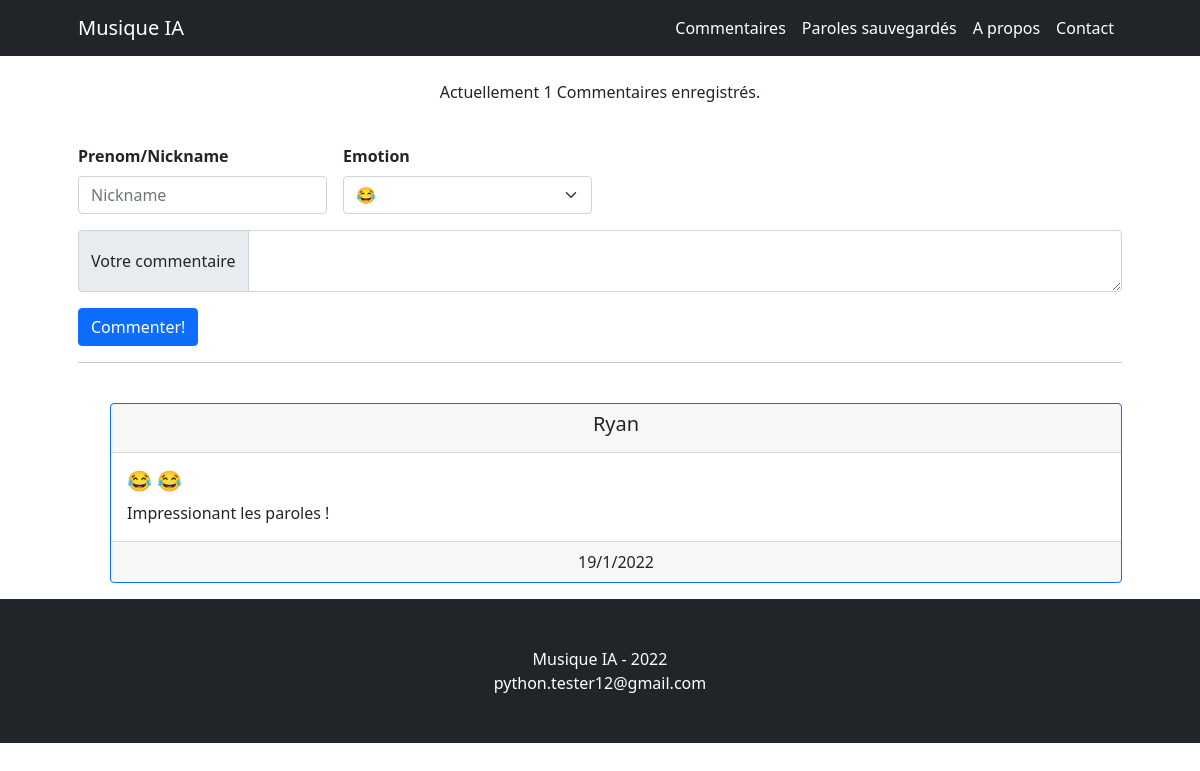
/comments, run on an earlier commit of the app's database.
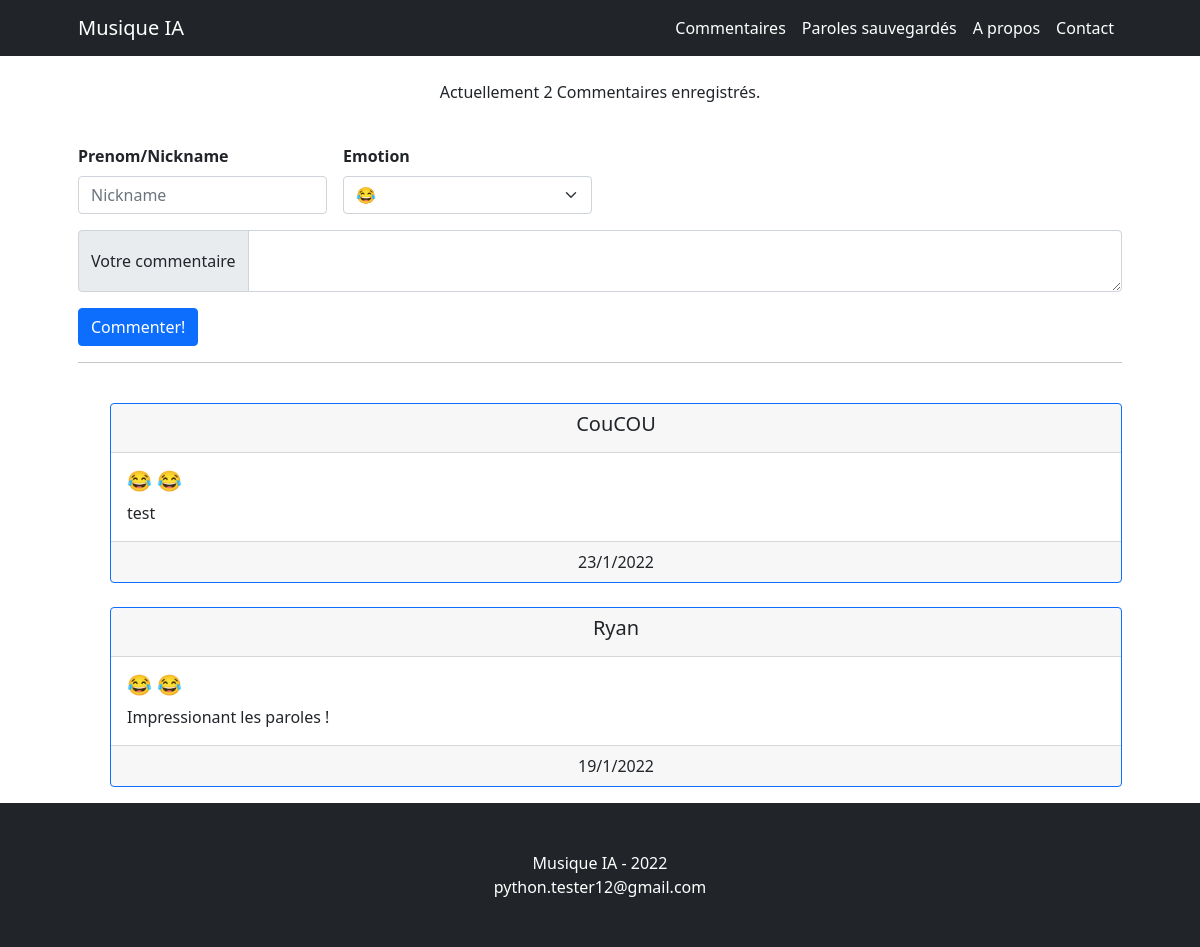
And on a later commit of the database.
### main.py (models this page shows, shortened)
class Comment(db.Model):
    id = db.Column(db.Integer, primary_key=True)
    nick = db.Column(db.String(40), nullable=False)
    comment = db.Column(db.String, nullable=False)
    emotion = db.Column(db.String(40), nullable=False)
    date = db.Column(db.String(40), nullable=False)

### main.py (the view, shortened to what this page needs)
@app.route('/comments', methods=['GET', 'POST'])
def comments():
    all_comments = db.session.query(Comment).all()
    all_comments.reverse()
    return render_template("comments.html", comments=all_comments, len=len(all_comments), date=datetime.date.today().year)

### templates/comments.html (shortened to what this page needs)
<!DOCTYPE html>
<html lang="en">
    <head>
        <link href="https://cdn.jsdelivr.net/npm/bootstrap@5.1.3/dist/css/bootstrap.min.css" rel="stylesheet">
        <link href="static/styles.css" rel="stylesheet" />
    </head>
    <body>
        {% include "header.html" %}
        <div class="container px-4 px-lg-5">
            <br>
            <p class="text text-center">Actuellement {{len}} Commentaires enregistrés.</p>
            <br>
            <form class="row g-3" action="{{ url_for('comments') }}" method="post">
                <div class="col-md-3">
                    <label class="form-label"><b>Prenom/Nickname</b></label>
                    <input type="text" class="form-control" placeholder="Nickname" name="nick">
                </div>
                <div class="col-md-3">
                    <label class="form-label"><b>Emotion</b></label>
                    <select name="emotion" class="form-select">
                        <option value="&#x1F602;">&#x1F602;</option>
                    </select>
                </div>
                <div class="input-group">
                    <span class="input-group-text">Votre commentaire</span>
                    <textarea class="form-control" aria-label="With textarea" name="comment"></textarea>
                </div>
                <div class="col-12">
                    <button type="submit" class="btn btn-primary">Commenter!</button>
                </div>
            </form>
            <hr>
            <ul>
                {% for comment in comments: %}
                    <br>
                    <li class="card text-dark bg-{{style}} border-primary w-100">
                        <div class="card-header text-center">
                            <h5>{{comment.nick}}</h5>
                        </div>
                        <div class="card-body">
                            <h5 class="card-title">{{comment.emotion}} {{comment.emotion}}</h5>
                            <p class="card-text">{{comment.comment}}</p>
                        </div>
                        <div class="card-footer text-center">
                            {{comment.date}}
                        </div>
                    </li>
                {% endfor %}
            </ul>
        </div>
        {% include "footer.html" %}
    </body>
</html>

### templates/header.html (shortened to what this page needs)
        <nav class="navbar navbar-expand-lg navbar-dark bg-dark">
            <div class="container px-5">
                <a class="navbar-brand" href=" {{ url_for('hello') }} ">Musique IA</a>
                <div class="collapse navbar-collapse" id="navbarSupportedContent">
                    <ul class="navbar-nav ms-auto mb-2 mb-lg-0">
                        <li class="nav-item"><a class="nav-link active" href=" {{ url_for('comments') }} ">Commentaires</a></li>
                        <li class="nav-item"><a class="nav-link active" href=" {{ url_for('get_songs') }} ">Paroles sauvegardés</a></li>
                        <li class="nav-item"><a class="nav-link active" href=" {{ url_for('get_about') }} ">A propos</a></li>
                        <li class="nav-item"><a class="nav-link active" href=" {{ url_for('get_contact') }} ">Contact</a></li>
                    </ul>
                </div>
            </div>
        </nav>

### templates/footer.html
        <footer class="py-5 bg-dark">
            <div class="container px-4 px-lg-5"><p class="m-0 text-center text-white"> Musique IA - {{ date }}
            <br>python.tester12@gmail.com</p></div>
        </footer>

What changed in the data, as far as the page shows it:
added Comment: nick "CouCOU", emotion "😂", comment "test", date "23/1/2022"
Also different on the page:
{{ len }}: "1" → "2"
